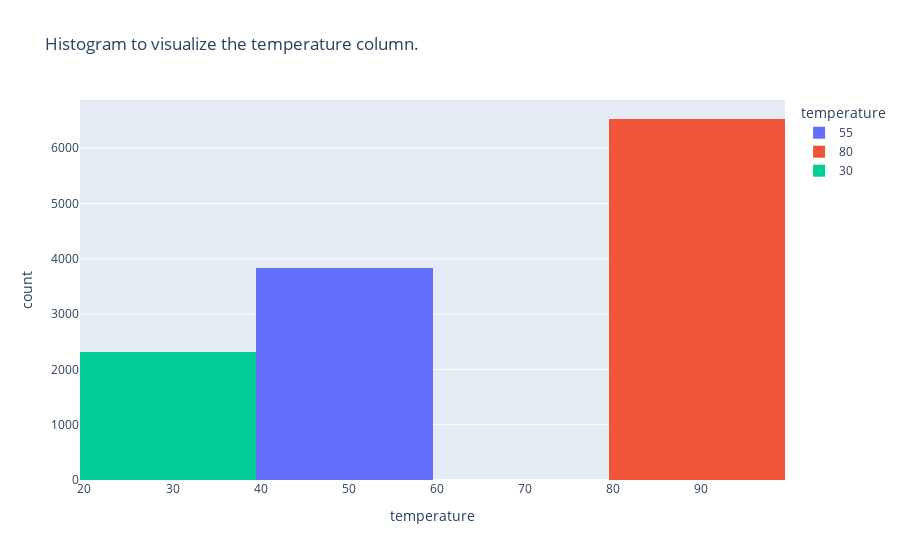

Notebook cell for this chart:
### Markdown cell above
6. Use a histogram to visualize the temperature column.

### Code cell
#Using Plotly to create a histogram for the 'temperature' column, it doesnt requiere additional operations as this temp colum is interger
fig = px.histogram(data, x='temperature', color= 'temperature', title='Histogram to visualize the temperature column.') 
# Show the plot 
fig.show()

### Figure 1 — Plotly figure (JSON) as saved in the notebook; plotly's stock layout.template omitted (floating-point values rounded to 4 significant figures; data arrays with more than 128 entries replaced by an {"elided": "..."} marker saying what was removed)
{"data": [{"alignmentgroup": "True", "bingroup": "x", "hovertemplate": "temperature=%{x}<br>count=%{y}<extra></extra>", "legendgroup": "55", "marker": {"color": "#636efa", "pattern": {"shape": ""}}, "name": "55", "offsetgroup": "55", "orientation": "v", "showlegend": true, "type": "histogram", "x": {"elided": "3840 int values"}, "xaxis": "x", "yaxis": "y"}, {"alignmentgroup": "True", "bingroup": "x", "hovertemplate": "temperature=%{x}<br>count=%{y}<extra></extra>", "legendgroup": "80", "marker": {"color": "#EF553B", "pattern": {"shape": ""}}, "name": "80", "offsetgroup": "80", "orientation": "v", "showlegend": true, "type": "histogram", "x": {"elided": "6528 int values"}, "xaxis": "x", "yaxis": "y"}, {"alignmentgroup": "True", "bingroup": "x", "hovertemplate": "temperature=%{x}<br>count=%{y}<extra></extra>", "legendgroup": "30", "marker": {"color": "#00cc96", "pattern": {"shape": ""}}, "name": "30", "offsetgroup": "30", "orientation": "v", "showlegend": true, "type": "histogram", "x": {"elided": "2316 int values"}, "xaxis": "x", "yaxis": "y"}], "layout": {"autosize": true, "barmode": "relative", "legend": {"title": {"text": "temperature"}, "tracegroupgap": 0}, "title": {"text": "Histogram to visualize the temperature column."}, "xaxis": {"anchor": "y", "autorange": true, "categoryarray": [55, 80, 30], "categoryorder": "array", "domain": [0, 1], "range": [19.5, 99.5], "title": {"text": "temperature"}, "type": "linear"}, "yaxis": {"anchor": "x", "autorange": true, "domain": [0, 1], "range": [0, 6872.0], "title": {"text": "count"}}}}
